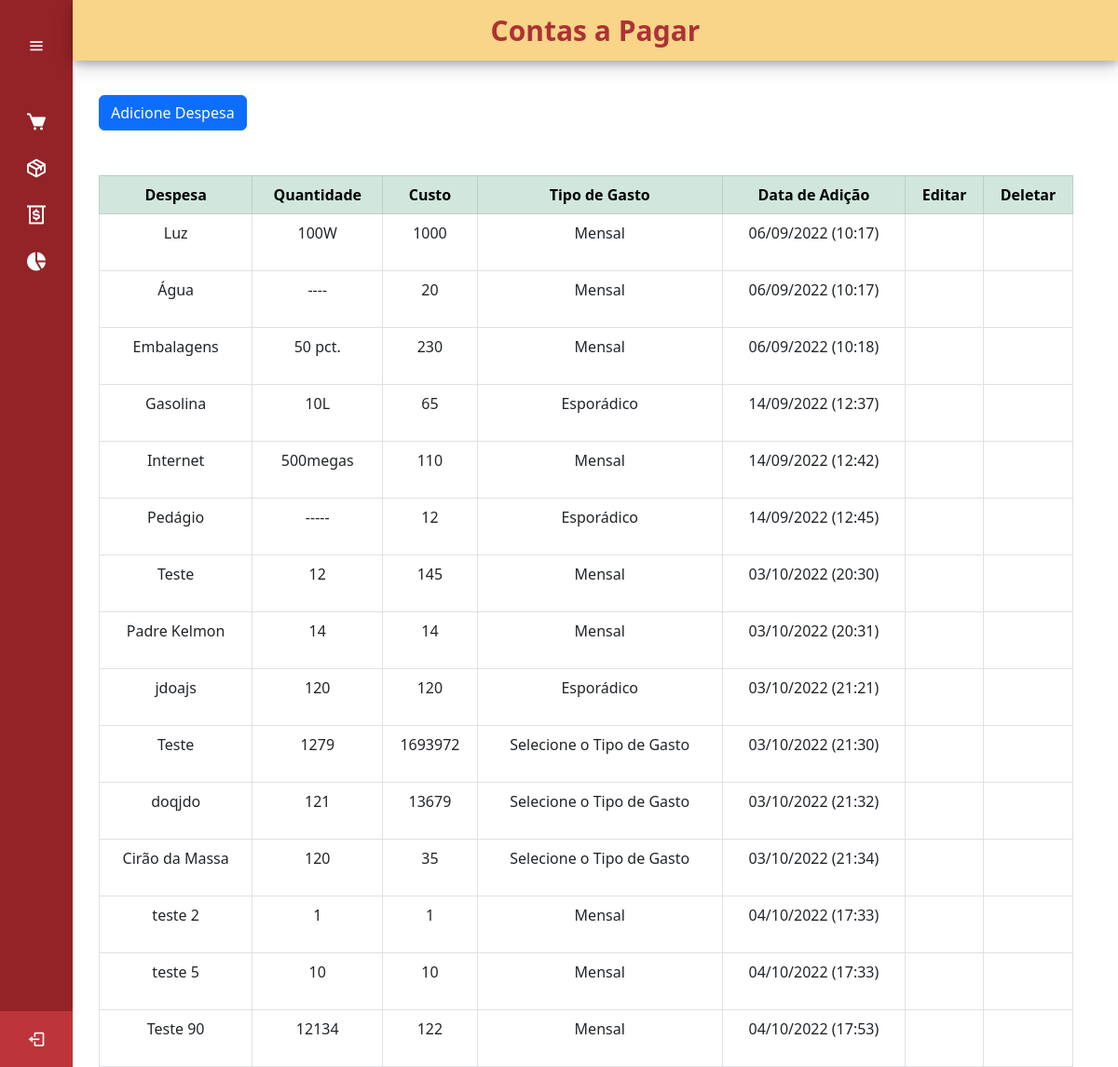
The app's page /gastos, older data.
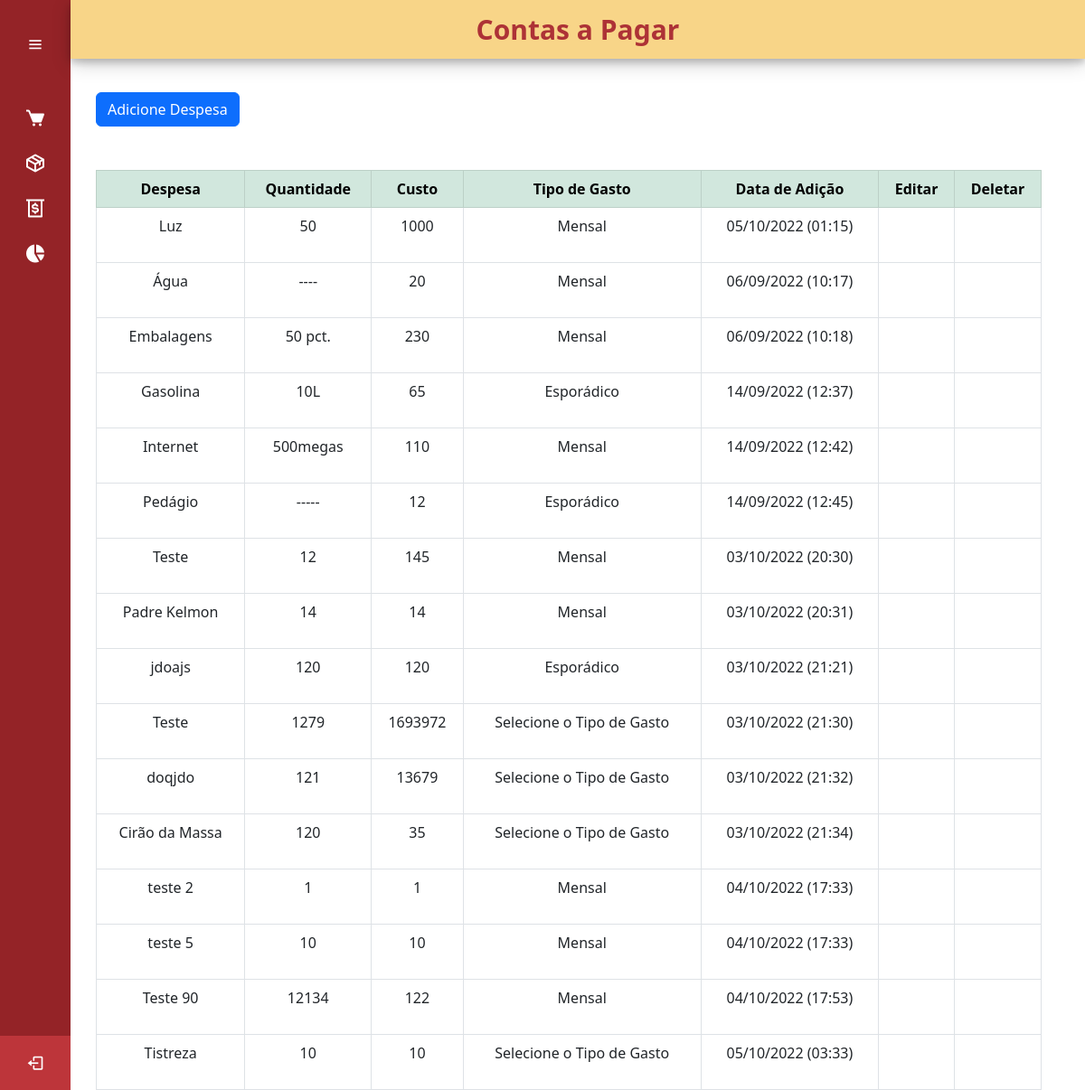
The same page, newer data.
### cadastro/models.py (models this page shows, shortened)
class ListaDespesas(models.Model):
    GASTO = (
        ('Semanal', 'Semanal'),
        ('Mensal', 'Mensal'),
        ('Esporádico', 'Esporádico'),
    )
    nome_despesa = models.CharField(max_length=50, verbose_name='Despesas')
    quantidade_despesa = models.CharField(max_length=50, verbose_name='Qntd.')
    custo = models.IntegerField(verbose_name='Custo')
    tipo_gasto = models.CharField(max_length=50, choices= GASTO, verbose_name='Tipo de Gasto')
    data_atualizacao = models.DateTimeField(auto_now_add=True)
    nota_despesa = models.TextField(null = True)

### cadastro/views.py (the view)
# urls.py: path('gastos', views.despesa_List, name='gastos'),
def despesa_List(request):
    despesa_list = ListaDespesas.objects.all()
    return render(request, "paginas/gastos.html", {'despesas': despesa_list })

### paginas/templates/paginas/gastos.html (shortened to what this page needs)
{% extends 'paginas/modelo.html' %}
{% load static %}
{% block conteudo %}
<div class="home_content" style="top: 30px">
    <div class="conteudo_pagina">
        <div class="container">
            <br><br><br>
            <button type="button" class="btn btn-primary" data-bs-toggle="modal" data-bs-target="#addModal">
                Adicione Despesa
            </button>
            <br><br><br>
            <table class="table table-bordered" id="example" style="text-align: center ;">
                <thead class="table-success">
                    <tr>
                        <th>Despesa</th>
                        <th>Quantidade</th>
                        <th>Custo</th>
                        <th>Tipo de Gasto</th>
                        <th>Data de Adição</th>
                        <th>Editar</th>
                        <th>Deletar</th>
                    </tr>
                </thead>
                {% for despesa in despesas %}
                <tr>
                    <td>{{ despesa.nome_despesa }}</td>
                    <td>{{ despesa.quantidade_despesa }}</td>
                    <td>{{ despesa.custo }}</td>
                    <td>{{ despesa.tipo_gasto}}</td>
                    <td>{{ despesa.data_atualizacao | date:'d/m/Y (H:i)' }}</td>
                    <td>
                        <a class="btn btn-sucess text-center" title="Editar Despesa" data-bs-toggle="modal"
                            data-bs-target="#editModal{{ despesa.id }}">
                            <box-icon name='edit'></box-icon>
                        </a>
                    </td>
                    <td>
                        <a class="btn text-center" title="Deletar Despesa" data-bs-toggle="modal"
                        data-bs-target="#deleteModal{{ despesa.id }}">
                            <box-icon name='trash'></box-icon>
                        </a>
                    </td>
                </tr>
                {% endfor %}
            </table>
        </div>
    </div>
</div>
{% endblock %}

Row changes from the older to the newer data that the page shows:
changed ListaDespesas "Luz": quantidade_despesa "100W" → "50"; data_atualizacao "06/09/2022 (10:17)" → "05/10/2022 (01:15)"
added ListaDespesas: nome_despesa "Tistreza", quantidade_despesa "10", custo "10", tipo_gasto "Selecione o Tipo de Gasto", data_atualizacao "05/10/2022 (03:33)"
